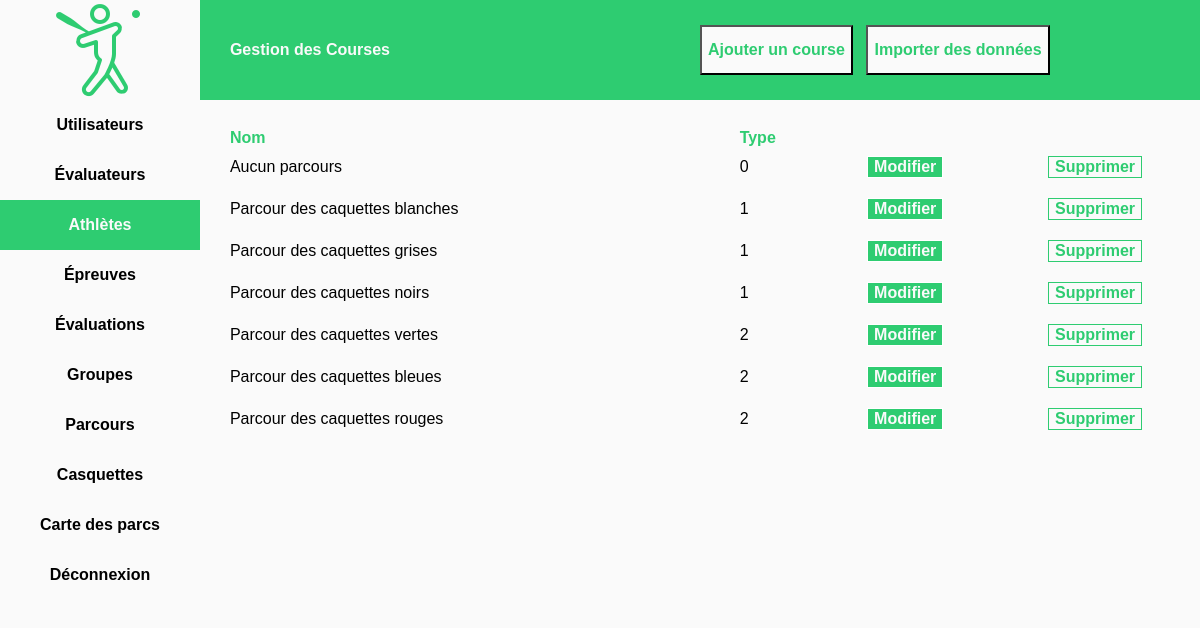
Page /src/php/UIWCourseManager.php (signed in) on the committed database.
### tables this page shows
CREATE TABLE `course` (
  `id` int(11) NOT NULL,
  `course_type` int(11) NOT NULL DEFAULT '0',
  `name` varchar(64) DEFAULT NULL
);

### src/php/CourseManager.class.php (called while the page is built, shortened)
<?php
include_once "Course.class.php";
class CourseManager
{
	public static function loadCourses()
	{
        $courses = [];
        $conn = SQLConnector::createConn();
        $stat = $conn->prepare("SELECT * FROM course");
        $stat->execute();
        $result = $stat->get_result();
        while ($row = $result->fetch_array(MYSQLI_NUM))
        {
            $c = new Course($row[0], $row[1], $row[2]);
            $drills = self::loadDrillsOfCourse($c->getID());
            $c->setDrills($drills);
            array_push($courses, $c);
        }
        return $courses;
	}
	public static function loadDrillsOfCourse($idCourse)
	{
		$drills = [];
		$conn = SQLConnector::createConn();
		$stat = $conn->prepare("SELECT drill.id, drill.cap, drill.drill_type, drill.name,
          drill.goal, drill.allowed_tries, drill.success_treshold,
          drill.allowed_time, drill.failure_treshold, drill.obsolote FROM course
          JOIN ta_course_drill ON ta_course_drill.course = course.id
          JOIN drill ON ta_course_drill.drill = drill.id WHERE course.id = ?");
		$stat->bind_param("i",$idCourse);
		$stat->execute();
		$result = $stat->get_result();
		while ($row = $result->fetch_array(MYSQLI_NUM))
		{
			$d = new Drill($row[0], $row[1], $row[2], $row[3], $row[4], $row[5], $row[6], $row[7], $row[8], $row[9]);
			array_push($drills, $d);
		}
		return $drills;
	}
}

### src/php/Course.class.php (called while the page is built, shortened)
<?php
class Course
{
    private $id;
    private $type;
    private $name;
    public function __construct($id, $type, $name)
    {
        $this->id = $id;
        $this->type = $type;
        $this->name = $name;
    }
    public function getID()
    {
        return $this->id;
    }
    public function getType()
    {
        return $this->type;
    }
    public function getName()
    {
        return $this->name;
    }
}

### src/php/UIWCourseManager.php (the view, shortened to what this page needs)
<?php
include_once 'PermissionHelper.php';
include_once 'HTMLUtil.php';
include_once "Course.class.php";
include_once "CourseManager.class.php";
function makeButtonModify($id)
{
    return "<button class='buttonGreen marginAuto' value={$id} name='id' onclick='modifyCourse(this.value); showModalWindow()'>Modifier</button>";
}
function makeButtonDelete($id)
{
    return "<button class='buttonWhite marginAuto' value={$id} name='idDeleteCourse' onclick='deleteCourse({$id})'>Supprimer</button>";
}
function writeTable()
{
    echo "<table>";
    echo "<tr>" . makeCellTH("Nom") . makeCellTH("Type") . makeCellTH("") . makeCellTH("") . "</tr>";
    foreach (CourseManager::loadCourses() as $c)
    {
        echo "<tr>";
        echo makeTD($c->getName()) . makeTD($c->getType());
        echo makeTD(makeButtonModify($c->getID()));
        echo makeTD(makeButtonDelete($c->getID()));
        echo "</tr>";
    }
    echo "</table><br>";
}
function makeAddCourseButton()
{
    echo "<button class='buttonAdd' value='1' name='addCourse' onclick='addNewCourse(); showModalWindow();'>Ajouter un course</button>";
}
?>
<!DOCTYPE html>
<html lang="fr">
<head>
    <link rel="stylesheet" type="text/css" href="./css/stylesheet.css">
</head>
<body>
    <div>
        <div class="topMenu col12 colt12 colm12 floatLeft">
            <div class="col2 colt2 colm12 floatLeft"> &nbsp; </div>
            <div class="col10 colt10 colm12 floatLeft">
                <div class="title col6 colt6 colm6 floatLeft">
                    <h1 > Gestion des Courses </h1>
                </div>
                <div class="floatLeft col2 colt2 colm3">
                    <?php makeAddCourseButton(); ?>
                </div>
                <div class="floatLeft col4 colt4 colm3">
                    <button class="buttonImport">Importer des données</button>
                </div>
            </div>
        </div>
        <div class="col2 colt2 colm12 floatLeft">
        </div>
        <div class="mainContent floatLeft col10 colt10 colm12">
            <?php writeTable(); ?>
        </div>
    </div>
</body>
</html>

### src/php/HTMLUtil.php (shortened to what this page needs)
<?php
function makeTD($value) {
    return '<td>'.$value.'</td>';
}
function makeCellTH($text)
{
    return "<th>" . $text . "</th>";
}

### src/php/css/stylesheet.css (style rules this page uses)
body { line-height: 1; }
table { border-collapse: collapse; border-spacing: 0; }
* { box-sizing: border-box; }
.floatLeft { float: left; }
.fixed { position: fixed; }
.marginAuto { margin: auto; }
.sideMenu { background-color: #fafafa; }
.topMenu { background-color: #2ECC71; }
.sideMenuButton { height: 50px; text-align: center; line-height: 50px; color: black; text-decoration: none; font-weight: bold; font-family: arial, serif; display: block; background: linear-gradient(to right, #2ECC71 50%, #fafafa 50%); background-size: 200% 100%; background-position:right bottom; transition:all 0.6s ease; }
.activeMenu { background-position:left bottom; color: #fafafa; }
.logo { display: block; margin-left: auto; margin-right: auto; height: 100px; }
.title { color: #fafafa; font-weight: bold; line-height: 100px; padding-left: 30px; }
body { background-color: #fafafa; font-family: arial; }
.mainContent { padding-left: 30px; padding-top: 30px; }
html,body { height:100%; }
.buttonAdd { height: 50px; margin-top: 25px; background-color: #fafafa; color: #2ECC71; font-weight: bold; font-size: 1em; transition: transform .2s; }
.buttonImport { height: 50px; margin-top: 25px; background-color: #fafafa; color: #2ECC71; font-weight: bold; font-size: 1em; }
.buttonGreen { background-color: #2ECC71; font-size: 1em; font-weight: bold; color: #fafafa; border: 1px solid #ffffff; display: block; transition: transform .2s; }
.buttonWhite { background-color: #fafafa; font-size: 1em; font-weight: bold; color: #2ECC71; border: 1px solid #2ECC71; display: block; transition: transform .2s; }
tr { -webkit-transition: background-color 300ms ease-out; -ms-transition: background-color 300ms ease-out; transition: background-color 300ms ease-out; }
td { height: 25px; padding-bottom: 10px; padding-top: 10px; }
th { font-weight: bold; color: #2ECC71; text-align: left; }
table { table-layout: auto; width: 100%; }
.colm3 { width: 25%; }
.colm6 { width: 50%; }
.colm12 { width: 100%; }
@media only screen and (min-width: 768px) { .colt2 { width: 16.66%; } }
@media only screen and (min-width: 768px) { .colt4 { width: 33.33%; } }
@media only screen and (min-width: 768px) { .colt6 { width: 50%; } }
@media only screen and (min-width: 768px) { .colt10 { width: 83.33%; } }
@media only screen and (min-width: 768px) { .colt12 { width: 100%; } }

### rows in the picture
course: name "Aucun parcours 0", $id 0 (drawn)
course: name "Parcour des caquettes blanches 1", $id 1 (drawn)
course: name "Parcour des caquettes grises 1", $id 2 (drawn)
course: name "Parcour des caquettes noirs 1", $id 3 (drawn)
course: name "Parcour des caquettes vertes 2", $id 4 (drawn)
course: name "Parcour des caquettes bleues 2", $id 5 (drawn)
course: name "Parcour des caquettes rouges 2", $id 6 (drawn)

### other values in the picture
$text "Nom Type"
